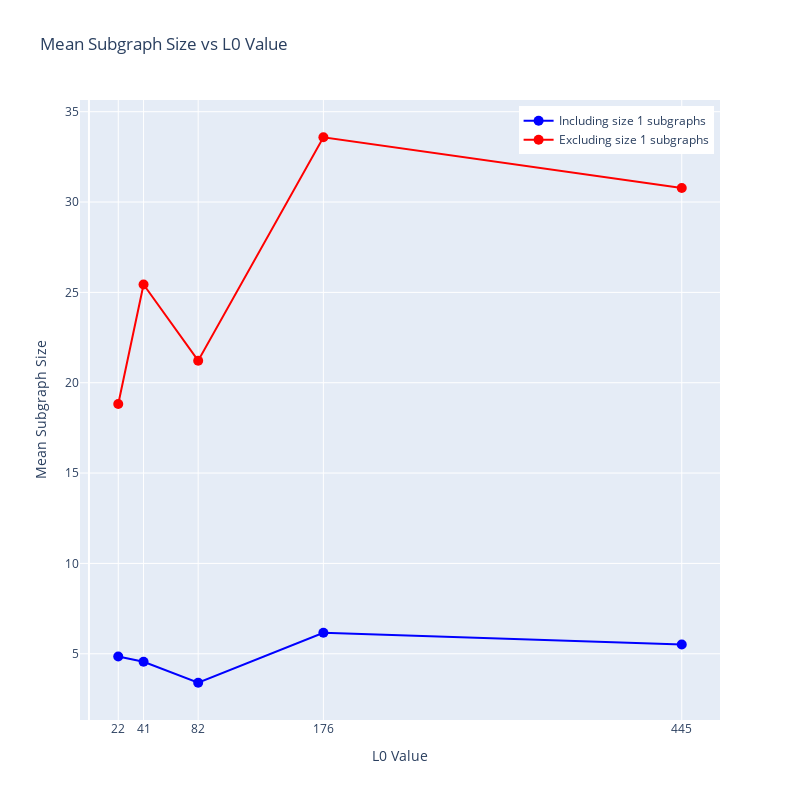

The code cell stored with this chart in its notebook:
### Code cell
# Create the plot using Plotly
fig = go.Figure()

# Plot mean subgraph size including all subgraphs
fig.add_trace(
    go.Scatter(
        x=mean_subgraph_size["l0_value"],
        y=mean_subgraph_size["subgraph_size"],
        mode="markers+lines",
        name="Including size 1 subgraphs",
        marker=dict(size=10, color="blue"),
        line=dict(color="blue"),
    )
)

# Plot mean subgraph size excluding subgraphs of size 1
fig.add_trace(
    go.Scatter(
        x=mean_subgraph_size_excluding_ones["l0_value"],
        y=mean_subgraph_size_excluding_ones["subgraph_size"],
        mode="markers+lines",
        name="Excluding size 1 subgraphs",
        marker=dict(size=10, color="red"),
        line=dict(color="red"),
    )
)

fig.update_layout(
    title="Mean Subgraph Size vs L0 Value",
    xaxis_title="L0 Value",
    yaxis_title="Mean Subgraph Size",
    height=800,
    width=800,
    legend=dict(yanchor="top", y=0.99, xanchor="right", x=0.99),
)

# Adjust x-axis to show all L0 values
fig.update_xaxes(tickmode="array", tickvals=mean_subgraph_size["l0_value"])

# Save the plot as HTML and PNG
output_dir = pj(
    get_git_root(),
    "results",
    "gemma-2-2b",
    "gemma-scope-2b-pt-res",
    "mean_subgraph_size_analysis",
)
os.makedirs(output_dir, exist_ok=True)
fig.write_html(pj(output_dir, "mean_subgraph_size_vs_l0_value.html"))
fig.write_image(pj(output_dir, "mean_subgraph_size_vs_l0_value.png"), scale=4.0)

# Display the plot
fig.show()

### Figure 1 — Plotly figure (JSON) as saved in the notebook; plotly's stock layout.template omitted (floating-point values rounded to 4 significant figures)
{"data": [{"line": {"color": "blue"}, "marker": {"color": "blue", "size": 10}, "mode": "markers+lines", "name": "Including size 1 subgraphs", "type": "scatter", "x": [22, 41, 82, 176, 445], "y": [4.848, 4.556, 3.396, 6.161, 5.516]}, {"line": {"color": "red"}, "marker": {"color": "red", "size": 10}, "mode": "markers+lines", "name": "Excluding size 1 subgraphs", "type": "scatter", "x": [22, 41, 82, 176, 445], "y": [18.82, 25.44, 21.22, 33.59, 30.78]}], "layout": {"height": 800, "legend": {"x": 0.99, "xanchor": "right", "y": 0.99, "yanchor": "top"}, "title": {"text": "Mean Subgraph Size vs L0 Value"}, "width": 800, "xaxis": {"tickmode": "array", "tickvals": [22, 41, 82, 176, 445], "title": {"text": "L0 Value"}}, "yaxis": {"title": {"text": "Mean Subgraph Size"}}}}
